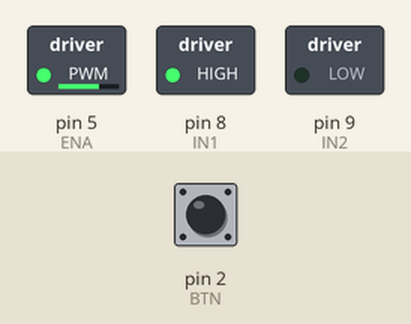
Simulated run of this sketch. Board: Arduino Uno, built with avr-gcc and run on an emulated ATmega328P. Parts: switched loads named in the sketch (green lamp = pin HIGH). Inputs (shaded band) come from the test bench; at power-on: pin 2 (BTN) HIGH.

Above: at 1.2 s.
1.3 s: pin 2 (BTN) pulled LOW for 0.15 s
At 1.37 s:
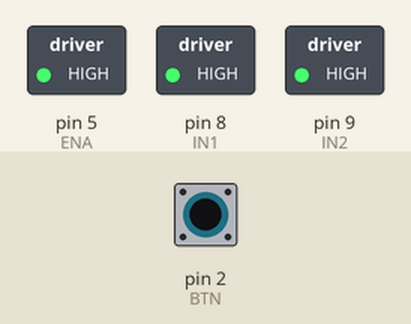
2.9 s: pin 2 (BTN) pulled LOW for 3.2 s
At 6.9 s:
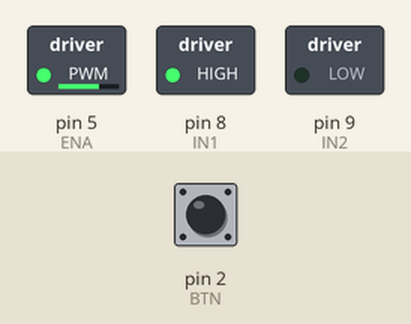
Timing chart, 0 to 8.4 s (numbered marks = the images above; inputs shaded):
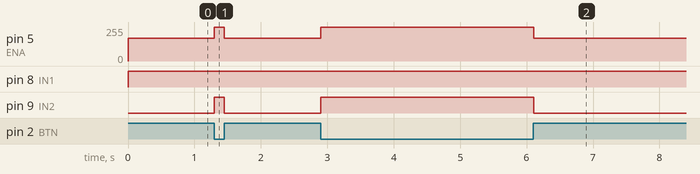

Measured:
- after the input at 1.3 s, pin 5 (ENA): 170/255 → 255/255 at once, → 170/255 0.15 s later; pin 9 (IN2): LOW → HIGH at once, → LOW 0.15 s later
- after the input at 2.9 s, pin 5 (ENA): 170/255 → 255/255 at once, → 170/255 3.2 s later; pin 9 (IN2): LOW → HIGH at once, → LOW 3.2 s later

The sketch:

Projeto_178_Freio_de_motor_com_botao.ino
```cpp
// Projeto 178 - Freio de motor com botao
// Arduino Uno | Arduino Neon Lab

const byte BTN=2,ENA=5,IN1=8,IN2=9;
void setup(){pinMode(BTN,INPUT_PULLUP);
 for(byte p:{ENA,IN1,IN2})pinMode(p,OUTPUT);}
void loop(){
 bool frear=digitalRead(BTN)==LOW;
 digitalWrite(IN1,HIGH);digitalWrite(IN2,frear?HIGH:LOW);
 analogWrite(ENA,frear?255:170);
 delay(25);
}
```
